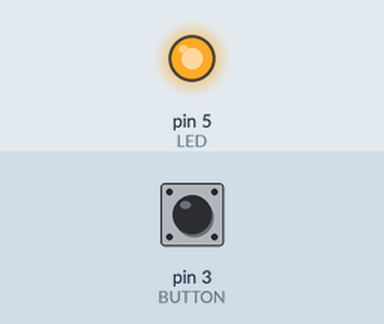
This sketch was run on a simulated Arduino Uno, built with avr-gcc and run on an emulated ATmega328P. On the bench: output pins drawn as LEDs (lit = HIGH). Inputs (shaded band) come from the test bench; at power-on: pin 3 (BUTTON) HIGH. What the sketch prints to the serial monitor is not drawn.

Above: at 1.2 s.
1.3 s: pin 3 (BUTTON) pulled LOW for 0.15 s
At 1.37 s:
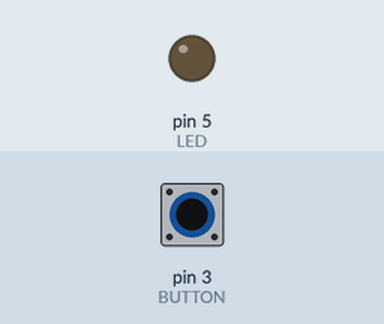
2.9 s: pin 3 (BUTTON) pulled LOW for 3.2 s
At 6.5 s:
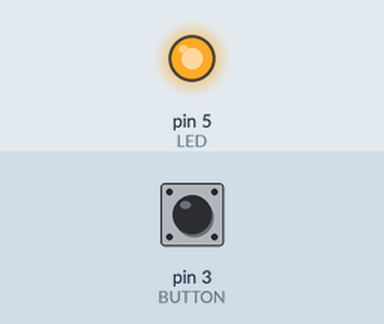
Timing chart, 0 to 8.0 s (numbered marks = the images above; inputs shaded):
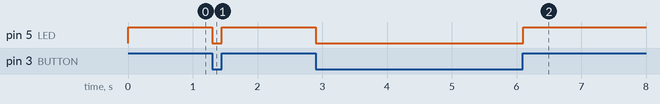

The sketch:

Bardello_button_led_test.ino
```cpp
const int BUTTON = 3;
const int LED    = 5;

void setup() {
  Serial.begin(57600);
  pinMode(BUTTON, INPUT);
  pinMode(LED,    OUTPUT);
}

int iState = 0;

void loop() {
  iState = digitalRead(BUTTON);
  if(iState == 0) {
    digitalWrite(LED, LOW);
    Serial.println("Off...");
  }
  else {
    digitalWrite(LED, HIGH);
    Serial.println("On....");
  }
}
```

Measured:
- after the input at 1.3 s, pin 5 (LED): HIGH → LOW at once, → HIGH 0.15 s later
- after the input at 2.9 s, pin 5 (LED): HIGH → LOW at once, → HIGH 3.2 s later
